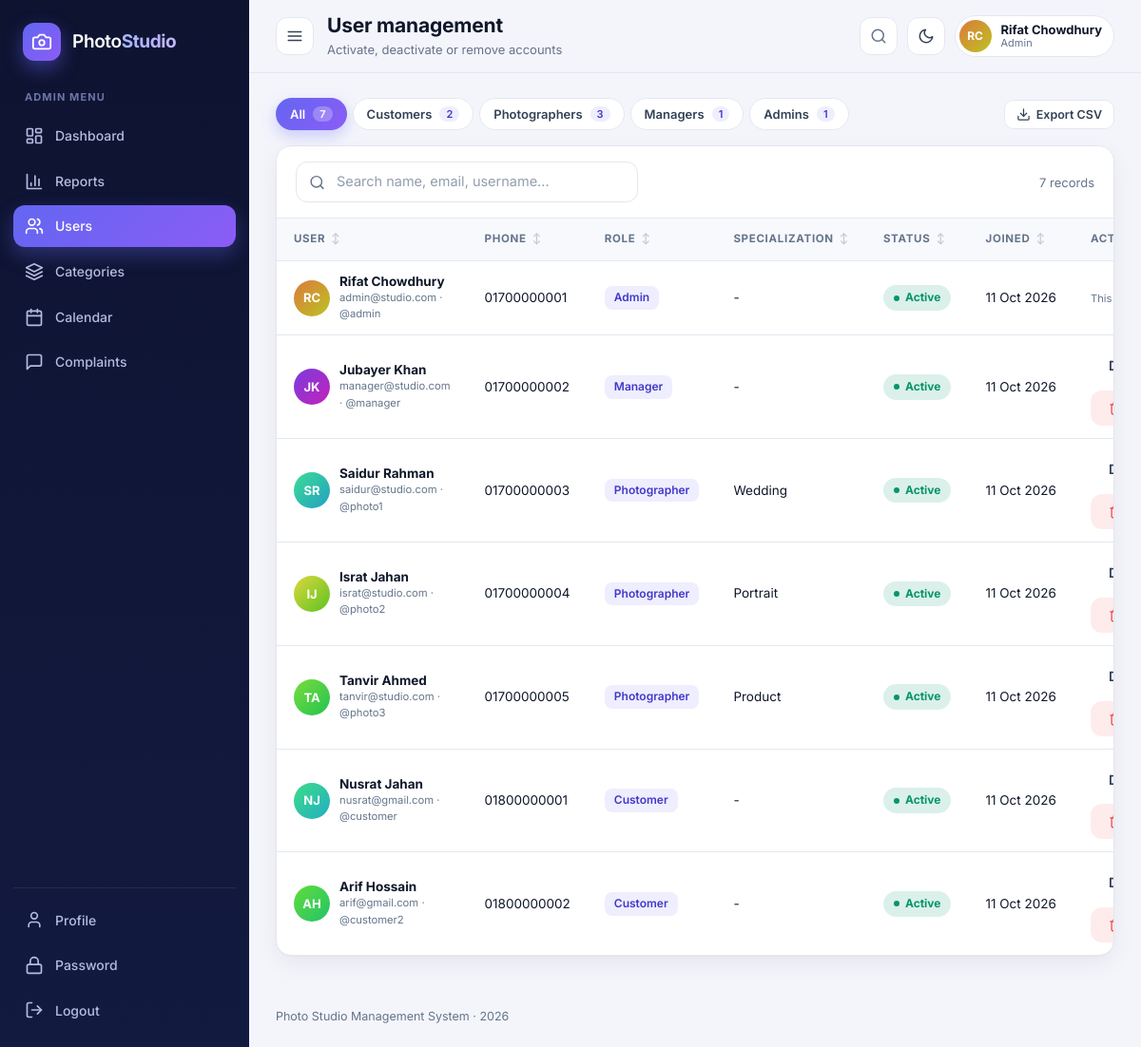
/view/admin/users.php (signed in), run on the app's committed database.
### tables this page shows
CREATE TABLE users (
	id INT PRIMARY KEY AUTO_INCREMENT,
	name VARCHAR(100) NOT NULL,
	username VARCHAR(50) NOT NULL UNIQUE,
	email VARCHAR(100) NOT NULL UNIQUE,
	password VARCHAR(100) NOT NULL,
	phone VARCHAR(20),
	role VARCHAR(20) NOT NULL,
	specialization VARCHAR(100),
	status VARCHAR(20) DEFAULT 'active',
	profile_pic VARCHAR(255) DEFAULT '',
	created_at TIMESTAMP DEFAULT CURRENT_TIMESTAMP
);

### model/BaseModel.php (called while the page is built, shortened)
<?php
class BaseModel {
	public function establishConnection() {
		$db = new DBConnection();
		return $db->connect();
	}
	protected function run($sql, $types = '', $params = array()) {
		$conn = $this->establishConnection();
		$stmt = $conn->prepare($sql);
		if ($types !== '') {
			$stmt->bind_param($types, ...$params);
		}
		$stmt->execute();
		return $stmt;
	}
	protected function all($sql, $types = '', $params = array()) {
		$stmt = $this->run($sql, $types, $params);
		$result = $stmt->get_result();
		$rows = array();
		while ($row = $result->fetch_assoc()) {
			$rows[] = $row;
		}
		return $rows;
	}
	protected function one($sql, $types = '', $params = array()) {
		$rows = $this->all($sql, $types, $params);
		return count($rows) > 0 ? $rows[0] : null;
	}
}

### model/User.php (called while the page is built, shortened)
<?php
require_once __DIR__ . '/BaseModel.php';
class User extends BaseModel {
	public function getUserById($id) {
		return $this->one("SELECT * FROM users WHERE id = ?", 'i', array((int)$id));
	}
	public function getAllUsers() {
		return $this->all("SELECT id, name, username, email, phone, role, specialization, status, profile_pic, created_at FROM users ORDER BY id");
	}
}

### view/admin/users.php (the view, shortened to what this page needs)
<?php
require_once __DIR__ . '/../../includes/helpers.php';
require_role('admin');
require_once __DIR__ . '/../../model/User.php';
$user = new User();
$userList = $user->getAllUsers();
require_once __DIR__ . '/../../includes/header.php';
?>
<div class="flex between flex-wrap gap-2 items-center mb-2">
	<div class="tabs" data-tabs-for="userTable">
		<button class="tab active" data-status="all">All <span class="count"></span></button>
		<?php foreach (array('customer', 'photographer', 'manager', 'admin') as $r) { ?><button class="tab" data-status="<?php echo $r ?>"><?php echo ucfirst($r) ?>s <span class="count"></span></button><?php } ?>
	</div>
	<a class="btn btn-ghost btn-sm" href="<?php echo e(app_url('controller/export-handler.php?type=users')) ?>"><?php echo icon('download') ?>Export CSV</a>
</div>
<div class="card"><div class="card-body flush"><div class="table-wrap">
	<table id="userTable" data-table data-placeholder="Search name, email, username...">
		<thead><tr><th>User</th><th>Phone</th><th>Role</th><th>Specialization</th><th>Status</th><th>Joined</th><th>Actions</th></tr></thead>
		<tbody>
		<?php foreach ($userList as $u) { ?>
			<tr data-status="<?php echo e($u['role']) ?>">
				<td><div class="cell-user"><?php echo avatar($u['name'], $u['profile_pic']) ?><div><b><?php echo e($u['name']) ?></b><small><?php echo e($u['email']) ?> &middot; @<?php echo e($u['username']) ?></small></div></div></td>
				<td><?php echo e($u['phone']) ?></td>
				<td><span class="tag"><?php echo e(ucfirst($u['role'])) ?></span></td>
				<td><?php echo e($u['specialization'] ? $u['specialization'] : '-') ?></td>
				<td><?php echo status_badge($u['status']) ?></td>
				<td data-sort="<?php echo e($u['created_at']) ?>" class="nowrap"><?php echo e(date_short($u['created_at'])) ?></td>
				<td>
					<?php if ($u['id'] == $_SESSION['user_id']) { echo '<small class="muted">This is you</small>'; } else { ?>
					<div class="actions">
						<form class="inline-form" action="<?php echo e(app_url('controller/user-handler.php')) ?>" method="post">
							<button class="btn btn-sm <?php echo $u['status'] == 'active' ? 'btn-ghost' : 'btn-success' ?>" type="submit"><?php echo $u['status'] == 'active' ? 'Deactivate' : 'Activate' ?></button>
						</form>
						<?php if ($u['role'] != 'admin') { ?>
						<form class="inline-form" action="<?php echo e(app_url('controller/user-handler.php')) ?>" method="post" data-confirm="<?php echo e($u['name']) ?> and all their data will be removed." data-confirm-title="Remove account?" data-confirm-yes="Remove">
							<button class="btn btn-danger-soft btn-sm" type="submit"><?php echo icon('trash') ?></button>
						</form>
						<?php } ?>
					</div>
					<?php } ?>
				</td>
			</tr>
		<?php } ?>
		</tbody>
	</table>
</div></div></div>
<?php require_once __DIR__ . '/../../includes/footer.php'; ?>

### includes/helpers.php (shortened to what this page needs)
<?php
function e($value) {
	return htmlspecialchars((string)$value, ENT_QUOTES, 'UTF-8');
}
function app_url($path = '') {
	static $root = null;
	if ($root === null) {
		$root = '';
		$docRoot = isset($_SERVER['DOCUMENT_ROOT']) ? realpath($_SERVER['DOCUMENT_ROOT']) : false;
		$appRoot = realpath(__DIR__ . '/..');
		if ($docRoot && $appRoot) {
			$docRoot = rtrim(str_replace('\\', '/', $docRoot), '/');
			$appRoot = str_replace('\\', '/', $appRoot);
			if (stripos($appRoot, $docRoot) === 0) {
				$root = substr($appRoot, strlen($docRoot));
			}
		}
	}
	return $root . '/' . ltrim($path, '/');
}
function require_login() {
	require_once __DIR__ . '/../model/User.php';
	$u = new User();
	$row = $u->getUserById($_SESSION['user_id']);
}
function require_role($roles) {
	require_login();
}
function date_short($d) {
	return date('d M Y', strtotime($d));
}
function initials($name) {
	$parts = preg_split('/\s+/', trim((string)$name));
	$s = '';
	for ($i = 0; $i < count($parts) && $i < 2; $i++) {
		$s .= mb_strtoupper(mb_substr($parts[$i], 0, 1));
	}
	return $s == '' ? '?' : $s;
}
function avatar($name, $pic = '', $size = '') {
	$cls = 'avatar' . ($size ? ' avatar-' . $size : '');
	$hue = (crc32((string)$name) % 360);
	return '<span class="' . $cls . '" style="--h:' . $hue . '">' . e(initials($name)) . '</span>';
}
function status_badge($status) {
	$slug = strtolower(str_replace(' ', '-', (string)$status));
	return '<span class="badge badge-' . e($slug) . '">' . e(ucfirst($status)) . '</span>';
}
function icon($name) {
	return '<svg class="ic" viewBox="0 0 24 24" fill="none" stroke="currentColor" stroke-width="2" stroke-linecap="round" stroke-linejoin="round" aria-hidden="true">' . $i[$name] . '</svg>';
}

### data on the page
users: name "RC", name "Rifat Chowdhury", email "admin@studio.com", username "admin", phone "01700000001", role "Admin", specialization "-", status "Active", created_at "11 Oct 2026", shows "This…"
users: name "JK", name "Jubayer Khan", email "manager@studio.com", username "manager", phone "01700000002", role "Manager", specialization "-", status "Active", created_at "11 Oct 2026"
users: name "SR", name "Saidur Rahman", email "saidur@studio.com", username "photo1", phone "01700000003", role "Photographer", specialization "Wedding", status "Active", created_at "11 Oct 2026"
users: name "IJ", name "Israt Jahan", email "israt@studio.com", username "photo2", phone "01700000004", role "Photographer", specialization "Portrait", status "Active", created_at "11 Oct 2026"
users: name "TA", name "Tanvir Ahmed", email "tanvir@studio.com", username "photo3", phone "01700000005", role "Photographer", specialization "Product", status "Active", created_at "11 Oct 2026"
users: name "NJ", name "Nusrat Jahan", email "nusrat@gmail.com", username "customer", phone "01800000001", role "Customer", specialization "-", status "Active", created_at "11 Oct 2026"
users: name "AH", name "Arif Hossain", email "arif@gmail.com", username "customer2", phone "01800000002", role "Customer", specialization "-", status "Active", created_at "11 Oct 2026"

### other printed values
$_SESSION['role'] "ADMIN"
$item[1] "Dashboard"
$item[1] "Reports"
$item[1] "Users"
$item[1] "Categories"
$item[1] "Calendar"
$item[1] "Complaints"
$pageTitle "User management"
$pageSubtitle "Activate, deactivate or remove accounts"
initials($name) "RC"
$_SESSION['name'] "Rifat Chowdhury"
$_SESSION['role'] "Admin"
$r "Customer"
$r "Photographer"
$r "Manager"
